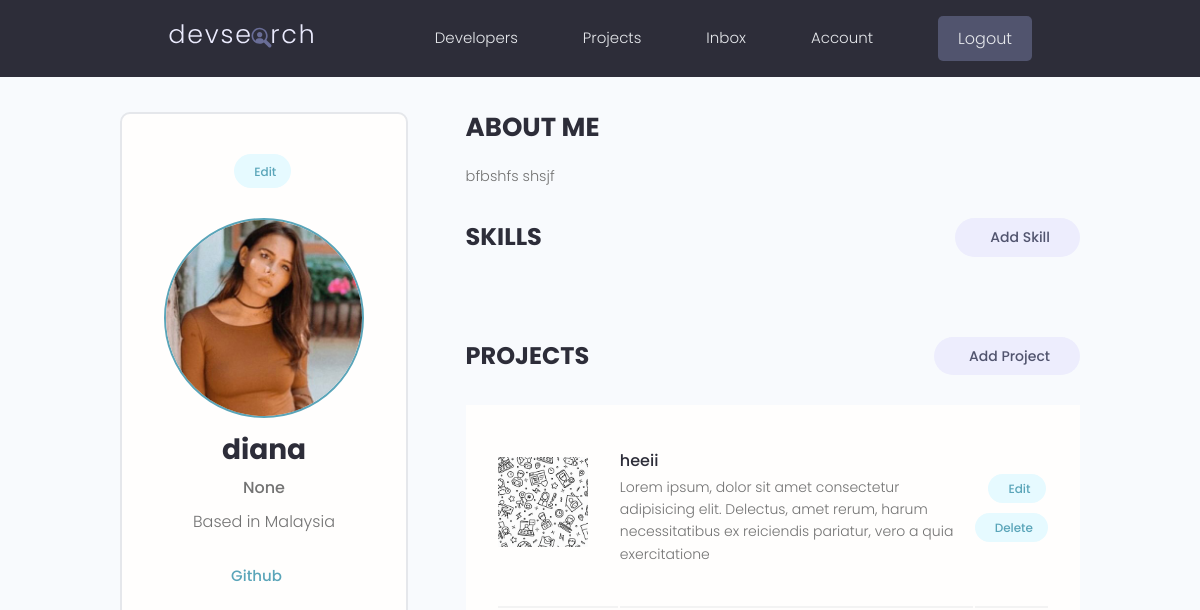
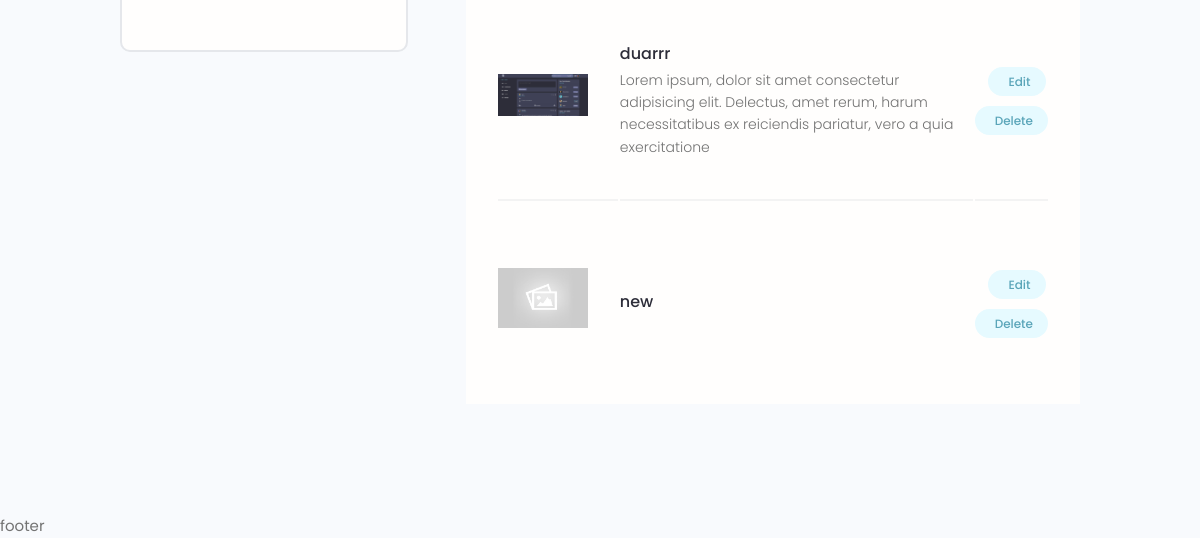
The app's page /users/account/ (signed in), older data (2 pictures, top to bottom).
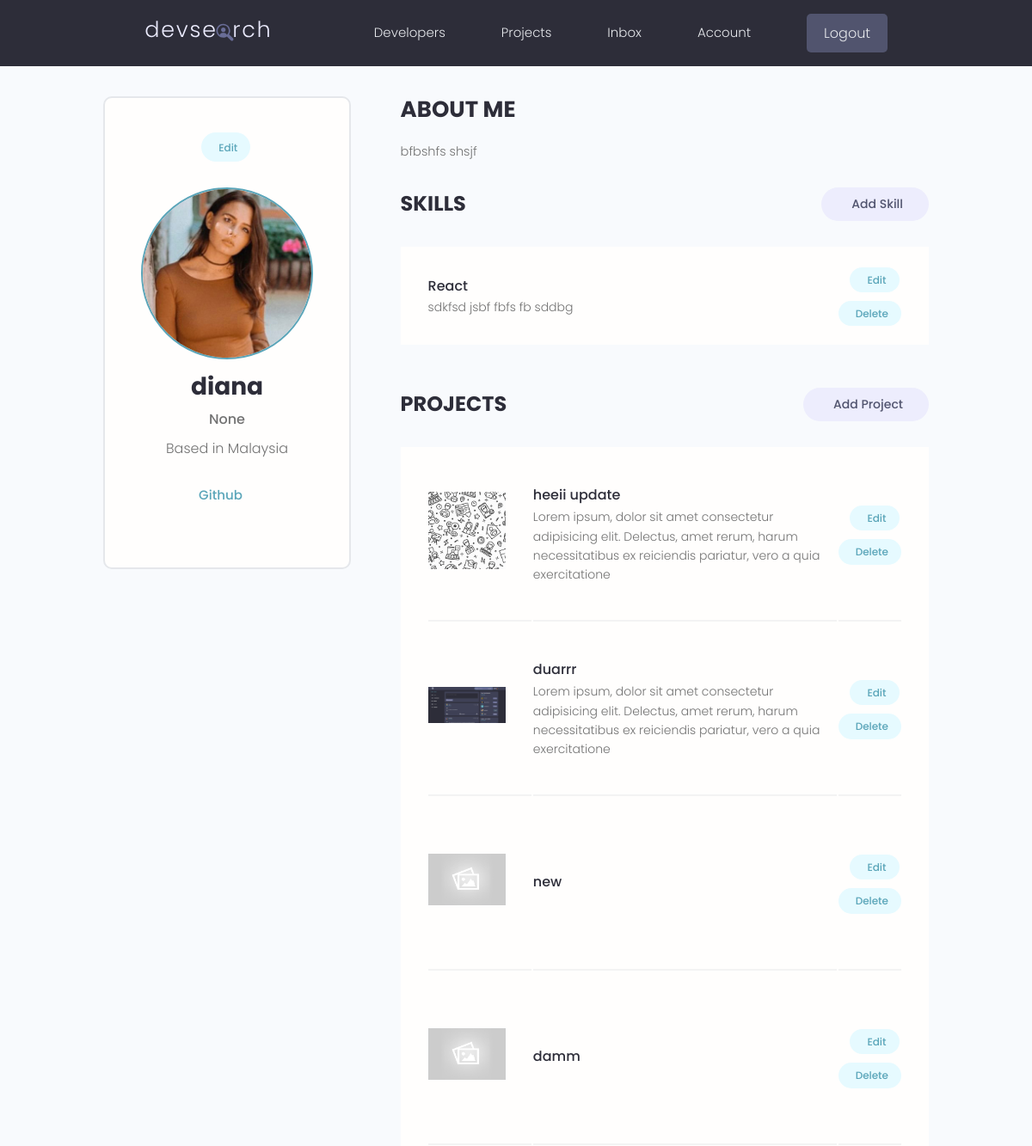
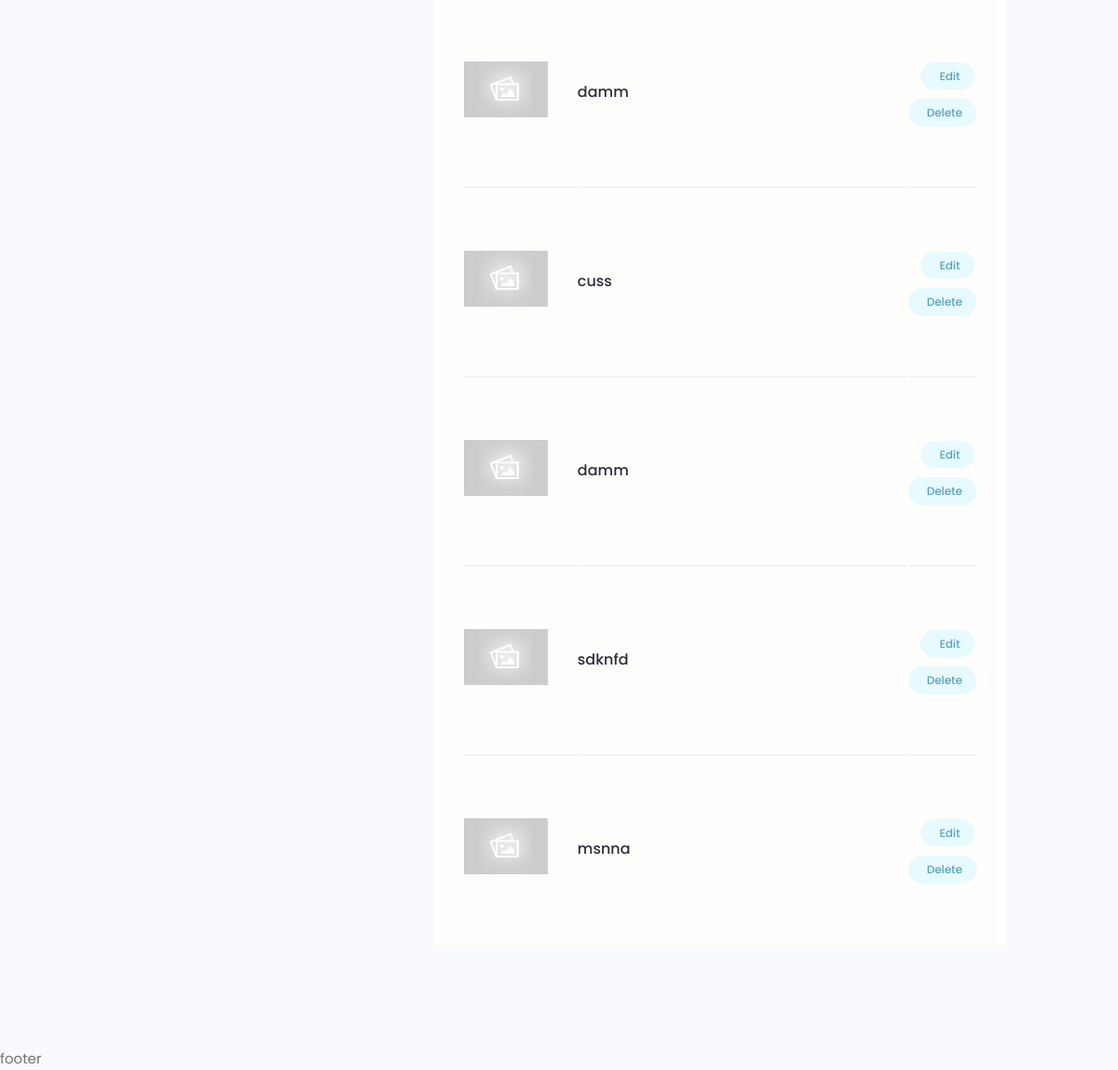
The same page, newer data (2 pictures, top to bottom).
### projects/models.py (models this page shows, shortened)
class Project(models.Model):
    owner = models.ForeignKey(Profile, null=True, blank=True, on_delete=models.SET_NULL)
    title = models.CharField(max_length=200)
    description = models.TextField(null=True, blank=True)
    featured_image = models.ImageField(null=True, blank=True, default="default.jpg")
    demo_link = models.CharField(max_length=2000, null=True, blank=True)
    source_link = models.CharField(max_length=2000, null=True, blank=True)
    tags = models.ManyToManyField('Tag', blank=True)
    vote_total = models.IntegerField(default=0, null=True, blank=True)
    vote_ratio = models.IntegerField(default=0, null=True, blank=True)
    created = models.DateTimeField(auto_now_add=True)
    id= models.UUIDField(default=uuid.uuid4, unique=True, primary_key=True, editable=False)

### users/models.py (models this page shows, shortened)
class Skill(models.Model):
    owner = models.ForeignKey(Profile, on_delete=models.CASCADE, null=True)
    name = models.CharField(max_length=200, blank=True, null=True)
    description = models.TextField(null=True, blank=True)
    created = models.DateTimeField(auto_now_add=True)
    id = models.UUIDField(default=uuid.uuid4, unique=True, primary_key=True, editable=False)

### users/views.py (the view)
# urls.py: path('account/', views.userAccount, name='account'),
@login_required(login_url='login')
def userAccount(request):
    profile = request.user.profile
    skills = profile.skill_set.all()
    projects = profile.project_set.all()
    print(list(projects.values()))
    context ={'profile':profile, 'skills': skills, 'projects': projects}
    return render(request, 'users/account.html', context)

### users/templates/users/account.html (shortened to what the changed rows need)
{% extends 'main.html' %}
{% block content %}
<main class="settingsPage profile my-md">
    <div class="container">
        <div class="layout">
            <div class="column column--1of3">
                <div class="card text-center">
                    <div class="card__body dev">
                        <h2 class="dev__name">{{profile.name}}</h2>
                    </div>
                </div>
            </div>
            <div class="column column--2of3">
                <table class="settings__table">
                    {% for skill in skills %}
                    <tr>
                        <td class="settings__tableInfo">
                            <h4>{{skill.name}}</h4>
                            <p>
                                {{skill.description}}
                            </p>
                        </td>
                        <td class="settings__tableActions">
                            <a class="tag tag--pill tag--main settings__btn" href="{% url 'update-skill' skill.id %}">
                                Edit</a>
                            <a class="tag tag--pill tag--main settings__btn" href="{% url 'delete-skill' skill.id %}?next={% url 'account' %}">
                                Delete</a>
                        </td>
                    </tr>
                    {% endfor %}
                </table>
                <table class="settings__table">
                    {% for project in projects %}
                    <tr>
                        <td class="settings__thumbnail">
                            <a href="{% url 'project' project.id %}"><img src="{{project.featured_image.url}}"
                                    alt="Project Thumbnail" /></a>
                        </td>
                        <td class="settings__tableInfo">
                            <a href="{% url 'project' project.id %}">{{project.title}}</a>
                            <p>{{project.description|slice:"150"}}</p>
                        </td>
                        <td class="settings__tableActions">
                            <a class="tag tag--pill tag--main settings__btn"
                                href="{% url 'update-project' project.id %}">
                                Edit</a>
                            <a class="tag tag--pill tag--main settings__btn"
                                href="{% url 'delete-project' project.id %}?next={% url 'account' %}">
                                Delete</a>
                        </td>
                    </tr>
                    {% endfor %}
                </table>
            </div>
        </div>
    </div>
</main>
{% endblock content %}

Row changes from the older to the newer data that the page shows:
added Skill: name "React", description "sdkfsd jsbf fbfs fb sddbg"
changed Project: title "heeii" → "heeii update"
added Project: featured_image (placeholder picture), title "damm"
added Project: featured_image (placeholder picture), title "damm"
added Project: featured_image (placeholder picture), title "cuss"
added Project: featured_image (placeholder picture), title "damm"
added Project: featured_image (placeholder picture), title "sdknfd"
added Project: featured_image (placeholder picture), title "msnna"
